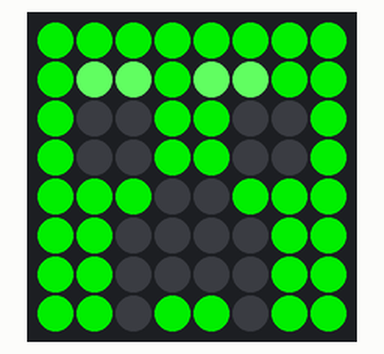
This program was run on a simulated Raspberry Pi (BCM pin numbers) with a Sense HAT. Shown: the Sense HAT's 8×8 RGB LED matrix. At 0.0 s the program stops and its outputs stay as they are.

Above: at 0.1 s.

The program:

creeper.py
```python
from sense_hat import SenseHat

sense = SenseHat()

# Definición de colores
verde = (0, 204, 0)
verde_claro = (102, 255, 102)
negro = (0, 0, 0)
blanco = (255, 255, 255)

# Matriz 8x8 basada en tu imagen
creeper = [
    verde, verde, verde, verde, verde, verde, verde, verde,
    verde, verde_claro, verde_claro, verde, verde_claro, verde_claro, verde, verde,
    verde, negro, negro, verde, verde, negro, negro, verde,
    verde, negro, negro, verde, verde, negro, negro, verde,
    verde, verde, verde, negro, negro, verde, verde, verde,
    verde, verde, negro, negro, negro, negro, verde, verde,
    verde, verde, negro, negro, negro, negro, verde, verde,
    verde, verde, negro, verde, verde, negro, verde, verde
]

sense.set_pixels(creeper)
```
